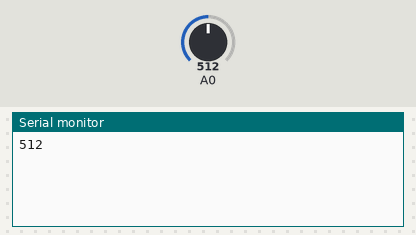
This sketch was run on a simulated Arduino Uno, built with avr-gcc and run on an emulated ATmega328P. Shown: the last lines printed to the serial monitor. The inputs (shaded band) are chosen by the test bench; at power-on: A0 = 512.

Above: at 1.3 s.
1.4 s: A0 set to 716
At 2.7 s:
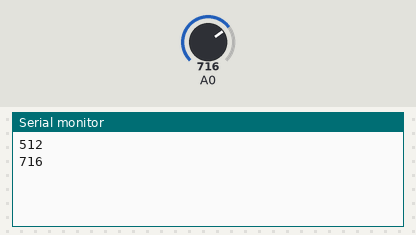
2.9 s: A0 set to 900
At 3.9 s:
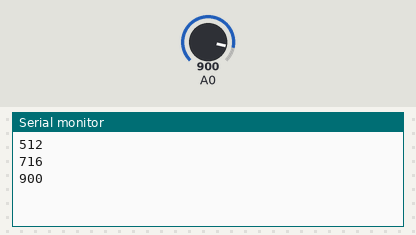
Timing chart, 0 to 5.9 s (numbered marks = the images above; inputs shaded):
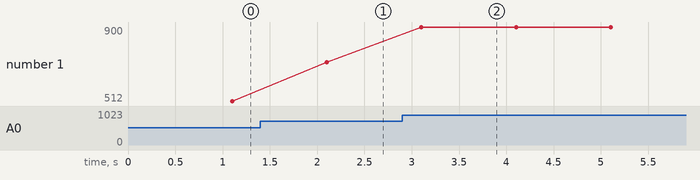

Measured:
- after the input at 1.4 s, the serial monitor: prints a new line after 0.70 s (image 1)
- after the input at 2.9 s, the serial monitor: prints a new line after 0.20 s (image 2)
- plotted number 1: 512 → 716 after the input at 1.4 s, 716 → 900 after the input at 2.9 s

The sketch:

batt_led_test.ino
```cpp
long timer;

void setup() {
  Serial.begin(115200);
  delay(100);
  timer = millis();
}

void loop() {
  if (millis() - timer > 1000) {
    Serial.println(analogRead(A0));
    timer = millis();
  }
}
```
